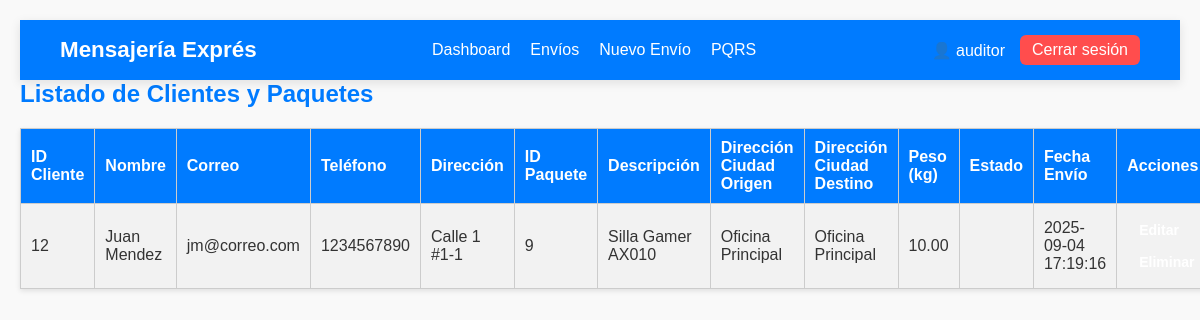
The app's page /listar_clientes.php (signed in) with its own data.
### tables this page shows
CREATE TABLE `paquetes` (
  `id_paquete` int(11) NOT NULL,
  `id_cliente` int(11) NOT NULL,
  `descripcion` varchar(255) DEFAULT NULL,
  `peso` decimal(5,2) DEFAULT NULL,
  `estado` varchar(50) DEFAULT 'enviado',
  `fecha_envio` datetime DEFAULT current_timestamp(),
  `ciudad_origen` varchar(100) NOT NULL DEFAULT 'Oficina Principal',
  `ciudad_destino` varchar(100) NOT NULL DEFAULT 'Oficina Principal'
);

CREATE TABLE `clientes` (
  `id_cliente` int(11) NOT NULL,
  `nombre` varchar(100) NOT NULL,
  `correo` varchar(100) NOT NULL,
  `telefono` varchar(20) DEFAULT NULL,
  `direccion` text DEFAULT NULL
);

### listar_clientes.php (the view, shortened to what this page needs)
<?php
include "bd/conexion.php";
include "menu.php";
function h($value) {
    return htmlspecialchars($value ?? '', ENT_QUOTES, 'UTF-8');
}
$sql = "SELECT c.id_cliente, c.nombre, c.correo, c.telefono, c.direccion,
               p.id_paquete, p.descripcion, p.ciudad_origen, p.ciudad_destino, p.peso, p.estado, p.fecha_envio
        FROM clientes c
        LEFT JOIN paquetes p ON c.id_cliente = p.id_cliente
        ORDER BY c.id_cliente DESC";
$result = $conn->query($sql);
?>
<!DOCTYPE html>
<html lang="es">
<head>
  <link rel="stylesheet" href="css/estilos.css">
</head>
<body>
<h2>Listado de Clientes y Paquetes</h2>
<table>
  <tr>
    <th>ID Cliente</th>
    <th>Nombre</th>
    <th>Correo</th>
    <th>Teléfono</th>
    <th>Dirección</th>
    <th>ID Paquete</th>
    <th>Descripción</th>
    <th>Dirección Ciudad Origen</th>
    <th>Dirección Ciudad Destino</th>
    <th>Peso (kg)</th>
    <th>Estado</th>
    <th>Fecha Envío</th>
    <th>Acciones</th>
  </tr>
<?php if ($result && $result->num_rows > 0): ?>
  <?php while($row = $result->fetch_assoc()): ?>
    <tr>
      <td><?= h($row['id_cliente']) ?></td>
      <td><?= h($row['nombre']) ?></td>
      <td><?= h($row['correo']) ?></td>
      <td><?= h($row['telefono']) ?></td>
      <td><?= h($row['direccion']) ?></td>
      <td><?= h($row['id_paquete']) ?></td>
      <td><?= h($row['descripcion']) ?></td>
      <td><?= h($row['ciudad_origen']) ?></td>
      <td><?= h($row['ciudad_destino']) ?></td>
      <td><?= h($row['peso']) ?></td>
      <td><?= h($row['estado']) ?></td>
      <td><?= h($row['fecha_envio']) ?></td>
      <td class="acciones">
        <a class="EditarBotonAcciones" href="editar_cliente.php?id=<?= urlencode($row['id_cliente']) ?>">Editar</a>
        <a class="EditarBotonAcciones" href="#" onclick="confirmarEliminar(<?= $row['id_cliente'] ?>)">Eliminar</a>
      </td>
    </tr>
  <?php endwhile; ?>
<?php else: ?>
  <tr><td colspan="11">No hay registros</td></tr>
<?php endif; ?>
</table>
</body>
</html>

### CSS/estilos.css (style rules this page uses)
* { margin: 0; padding: 0; box-sizing: border-box; }
body { font-family: Arial, sans-serif; margin: 20px; background: #f9f9f9; color: #333; }
h1, h2 { color: #007bff; }
a { text-decoration: none; color: #007bff; }
table { border-collapse: collapse; width: 100%; margin-top: 20px; background: white; box-shadow: 0px 2px 5px rgba(0,0,0,0.1); }
th, td { border: 1px solid #ccc; padding: 10px; text-align: left; }
th { background: #007bff; color: white; }
tr:nth-child(even) { background: #f2f2f2; }
.acciones a { padding: 6px 10px; border-radius: 5px; margin: 2px; color: white; font-size: 14px; display: inline-block; }

### listar_clientes.php (style rules this page uses)
.EditarBotonAcciones { display: block; color: #000000ff; border: none; padding: 3px 5px; font-size: 15px; font-weight: bold; cursor: pointer; width: 100%; position: relative; overflow: hidden; }

### records on screen
paquetes: id_cliente.id_cliente "12", id_cliente.nombre "Juan Mendez", id_cliente.correo "jm@correo.com", id_cliente.telefono "1234567890", id_cliente.direccion "Calle 1 #1-1", id_paquete "9", descripcion "Silla Gamer AX010", ciudad_origen "Oficina Principal", ciudad_destino "Oficina Principal", peso "10.00", fecha_envio "2025-09-04 17:19:16"

### other values on screen
$_SESSION['usuario'] "auditor"
